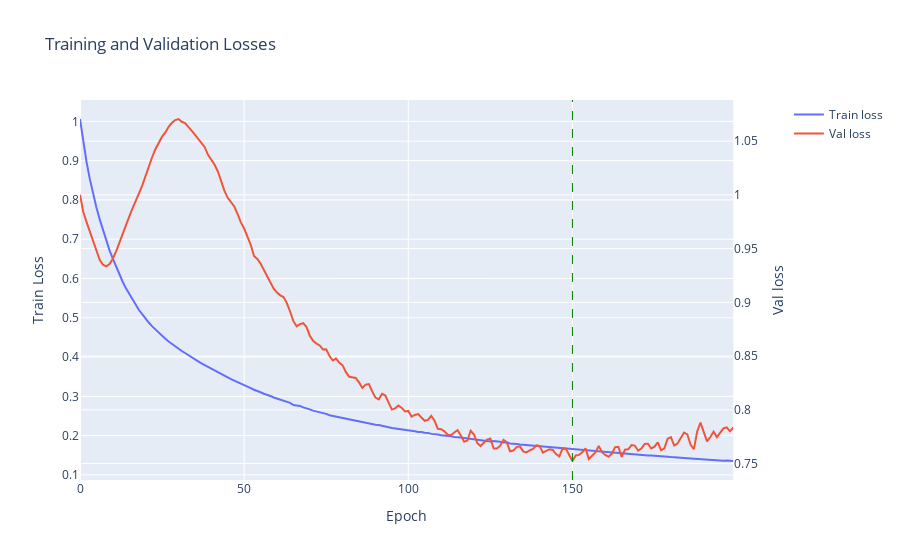

Notebook source saved alongside this figure:
### Code cell
# Figure
fig = make_subplots(specs=[[{"secondary_y": True}]])

# Plots
fig.add_trace(go.Scatter(x=epochs_plot_l1_l2, y=train_loss_array_l1_l2, name='Train loss'), secondary_y=False)
fig.add_trace(go.Scatter(x=epochs_plot_l1_l2, y=val_loss_array_l1_l2, name='Val loss'), secondary_y=True)
fig.add_vline(x=melhor_epoch_l1_l2, line_width=1, line_dash="dash", line_color="green")

# Title
fig.update_layout({'title': 'Training and Validation Losses'})

# axis
fig.update_xaxes(title_text="Epoch")
fig.update_yaxes(title_text="Train Loss", secondary_y=False)
fig.update_yaxes(title_text="Val loss", secondary_y=True)

# Show
fig.show()

### Figure 1 — Plotly figure (JSON) as saved in the notebook; plotly's stock layout.template omitted (floating-point values rounded to 4 significant figures; data arrays with more than 128 entries replaced by an {"elided": "..."} marker saying what was removed)
{"data": [{"name": "Train loss", "type": "scatter", "x": {"elided": "200 int values"}, "xaxis": "x", "y": {"elided": "200 float values"}, "yaxis": "y"}, {"name": "Val loss", "type": "scatter", "x": {"elided": "200 int values"}, "xaxis": "x", "y": {"elided": "200 float values"}, "yaxis": "y2"}], "layout": {"shapes": [{"line": {"color": "green", "dash": "dash", "width": 1}, "type": "line", "x0": 150, "x1": 150, "xref": "x", "y0": 0, "y1": 1, "yref": "y domain"}], "title": {"text": "Training and Validation Losses"}, "xaxis": {"anchor": "y", "domain": [0, 0.94], "title": {"text": "Epoch"}}, "yaxis": {"anchor": "x", "domain": [0, 1], "title": {"text": "Train Loss"}}, "yaxis2": {"anchor": "x", "overlaying": "y", "side": "right", "title": {"text": "Val loss"}}}}
